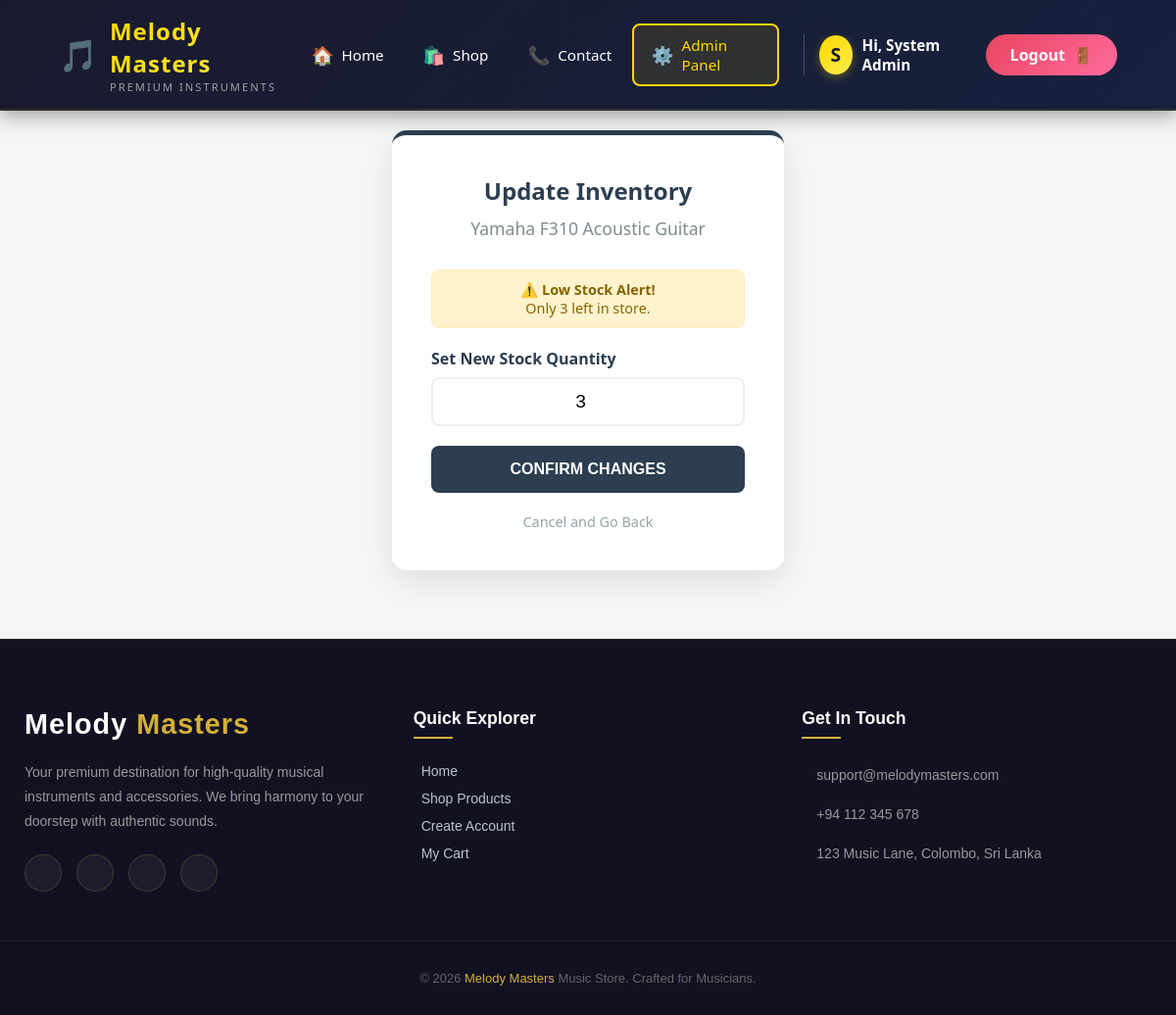
The page /update_stock.php?id=3 (signed in) on the database its author committed.
### tables this page shows
CREATE TABLE `products` (
  `product_id` int(11) NOT NULL,
  `category_id` int(11) DEFAULT NULL,
  `product_name` varchar(100) NOT NULL,
  `brand` varchar(50) DEFAULT NULL,
  `price` decimal(10,2) NOT NULL,
  `stock_quantity` int(11) NOT NULL,
  `product_image` varchar(255) DEFAULT NULL,
  `specifications` text DEFAULT NULL,
  `product_type` enum('Physical','Digital') NOT NULL,
  `status` enum('Active','Archived') DEFAULT 'Active'
);

### update_stock.php (the view, shortened to what this page needs)
<?php
include 'db_connect.php';
include 'navbar.php';
$id = mysqli_real_escape_string($conn, $_GET['id']);
$res = $conn->query("SELECT product_name, stock_quantity FROM products WHERE product_id = '$id'");
$product = $res->fetch_assoc();
?>
<!DOCTYPE html>
<html lang="en">
<head>
</head>
<body>
    <div class="main-content">
        <div class="update-box">
            <h2>Update Inventory</h2>
            <span class="product-label"><?php echo htmlspecialchars($product['product_name']); ?></span>
            <?php if($product['stock_quantity'] < 5): ?>
                <div class="warning-box">
                    ⚠️ <strong>Low Stock Alert!</strong> <br> Only <?php echo $product['stock_quantity']; ?> left in store.
                </div>
            <?php endif; ?>
            <form method="POST">
                <div class="input-group">
                    <label>Set New Stock Quantity</label>
                    <input type="number" name="stock_qty" value="<?php echo $product['stock_quantity']; ?>" min="0" required>
                </div>
                <button type="submit" name="update" class="btn-update">CONFIRM CHANGES</button>
                <a href="staff_dashboard.php" class="back-link">Cancel and Go Back</a>
            </form>
        </div>
    </div>
    <?php include 'footer.php'; ?>
</body>
</html>

### navbar.php (style rules this page uses)
* { margin: 0; padding: 0; box-sizing: border-box; }
:root { --primary-dark: #1a1a2e; --secondary-dark: #16213e; --accent-gold: #ffd700; --accent-red: #e94560; --text-light: #ffffff; --text-muted: #a0a0a0; --gradient-primary: linear-gradient(135deg, #1a1a2e 0%, #16213e 100%); --gradient-gold: linear-gradient(135deg, #ffd700 0%, #ffed4e 100%); --gradient-red: linear-gradient(135deg, #e94560 0%, #ff6b9d 100%); }

### update_stock.php (style rules this page uses)
:root { --dark: #2c3e50; --accent: #f1c40f; --danger: #e74c3c; }
body { font-family: 'Segoe UI', sans-serif; background: #f4f7f6; margin: 0; display: flex; flex-direction: column; min-height: 100vh; }
.main-content { flex: 1; display: flex; justify-content: center; align-items: center; padding: 20px; }
.update-box { background: white; padding: 40px; border-radius: 15px; box-shadow: 0 10px 30px rgba(0,0,0,0.1); width: 100%; max-width: 400px; text-align: center; border-top: 5px solid var(--dark); }
h2 { color: var(--dark); margin-bottom: 10px; }
.product-label { color: #7f8c8d; font-size: 1.1em; margin-bottom: 30px; display: block; }
.input-group { text-align: left; margin-bottom: 20px; }
label { font-weight: bold; color: var(--dark); display: block; margin-bottom: 8px; }
input[type="number"] { width: 100%; padding: 12px; border: 2px solid #eee; border-radius: 8px; font-size: 1.2em; text-align: center; box-sizing: border-box; outline: none; transition: 0.3s; }
.btn-update { background: var(--dark); color: white; border: none; padding: 15px; width: 100%; border-radius: 8px; font-weight: bold; font-size: 1em; cursor: pointer; transition: 0.3s; }
.back-link { display: block; margin-top: 20px; color: #95a5a6; text-decoration: none; font-size: 0.9em; }
.warning-box { background: #fff3cd; color: #856404; padding: 10px; border-radius: 8px; margin-bottom: 20px; font-size: 0.9em; border: 1px solid #ffeeba; }

### footer.php (style rules this page uses)
:root { --footer-bg: #111122; --footer-text: #bdc3c7; --footer-gold: #d4af37; --footer-gold-glow: rgba(212, 175, 55, 0.2); }

### rows shown on the page
products: product_name "Yamaha F310 Acoustic Guitar", stock_quantity "3", stock_qty "3"

### other values the page prints
substr($_SESSION['full_name'], 0, 1) "S"
$_SESSION['full_name'] "System Admin"
